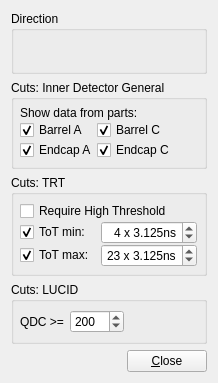
<ui version="4.0" >
 <class>RawDataSysSettingsCutsForm</class>
 <widget class="QWidget" name="RawDataSysSettingsCutsForm" >
  <property name="geometry" >
   <rect>
    <x>0</x>
    <y>0</y>
    <width>218</width>
    <height>383</height>
   </rect>
  </property>
  <property name="windowTitle" >
   <string>Form</string>
  </property>
  <layout class="QVBoxLayout" name="verticalLayout" >
   <item>
    <widget class="QGroupBox" name="groupBox_2" >
     <property name="title" >
      <string>Direction</string>
     </property>
     <layout class="QVBoxLayout" >
      <property name="margin" >
       <number>4</number>
      </property>
      <item>
       <widget class="VP1EtaPhiCutWidget" native="1" name="etaPhiCutWidget" />
      </item>
     </layout>
    </widget>
   </item>
   <item>
    <widget class="QGroupBox" name="groupBox_cuts_idgeneral" >
     <property name="title" >
      <string>Cuts: Inner Detector General</string>
     </property>
     <layout class="QHBoxLayout" name="_2" >
      <property name="spacing" >
       <number>0</number>
      </property>
      <property name="margin" >
       <number>6</number>
      </property>
      <item>
       <layout class="QGridLayout" name="_3" >
        <property name="horizontalSpacing" >
         <number>-1</number>
        </property>
        <property name="verticalSpacing" >
         <number>0</number>
        </property>
        <item row="0" column="0" colspan="2" >
         <widget class="QLabel" name="label_9" >
          <property name="text" >
           <string>Show data from parts:</string>
          </property>
         </widget>
        </item>
        <item row="1" column="0" >
         <widget class="QCheckBox" name="checkBox_cut_indet_barrelA" >
          <property name="text" >
           <string>Barrel A</string>
          </property>
          <property name="checked" >
           <bool>true</bool>
          </property>
         </widget>
        </item>
        <item row="1" column="1" >
         <widget class="QCheckBox" name="checkBox_cut_indet_barrelC" >
          <property name="text" >
           <string>Barrel C</string>
          </property>
          <property name="checked" >
           <bool>true</bool>
          </property>
         </widget>
        </item>
        <item row="2" column="0" >
         <widget class="QCheckBox" name="checkBox_cut_indet_endcapA" >
          <property name="text" >
           <string>Endcap A</string>
          </property>
          <property name="checked" >
           <bool>true</bool>
          </property>
         </widget>
        </item>
        <item row="2" column="1" >
         <widget class="QCheckBox" name="checkBox_cut_indet_endcapC" >
          <property name="text" >
           <string>Endcap C</string>
          </property>
          <property name="checked" >
           <bool>true</bool>
          </property>
         </widget>
        </item>
       </layout>
      </item>
      <item>
       <spacer>
        <property name="orientation" >
         <enum>Qt::Horizontal</enum>
        </property>
        <property name="sizeHint" stdset="0" >
         <size>
          <width>1</width>
          <height>20</height>
         </size>
        </property>
       </spacer>
      </item>
     </layout>
    </widget>
   </item>
   <item>
    <widget class="QGroupBox" name="groupBox_cuts_trt" >
     <property name="title" >
      <string>Cuts: TRT</string>
     </property>
     <layout class="QHBoxLayout" name="_4" >
      <property name="margin" >
       <number>6</number>
      </property>
      <item>
       <layout class="QGridLayout" name="_5" >
        <property name="horizontalSpacing" >
         <number>-1</number>
        </property>
        <property name="verticalSpacing" >
         <number>0</number>
        </property>
        <item row="0" column="0" colspan="2" >
         <widget class="QCheckBox" name="checkbox_cut_trt_needHT" >
          <property name="toolTip" >
           <string>If set, do not show TRT PRD which have the 'isNoise' flag set.</string>
          </property>
          <property name="text" >
           <string>Require High Threshold</string>
          </property>
          <property name="checked" >
           <bool>false</bool>
          </property>
         </widget>
        </item>
        <item row="1" column="0" >
         <widget class="QCheckBox" name="checkbox_cut_trt_TotMin" >
          <property name="toolTip" >
           <string>If set, do not show TRT PRD which have the 'isNoise' flag set.</string>
          </property>
          <property name="text" >
           <string>ToT min:</string>
          </property>
          <property name="checked" >
           <bool>true</bool>
          </property>
         </widget>
        </item>
        <item row="1" column="1" >
         <widget class="QSpinBox" name="spinBox_cut_trt_ToTMin" >
          <property name="alignment" >
           <set>Qt::AlignRight|Qt::AlignTrailing|Qt::AlignVCenter</set>
          </property>
          <property name="suffix" >
           <string> x 3.125ns</string>
          </property>
          <property name="maximum" >
           <number>24</number>
          </property>
          <property name="singleStep" >
           <number>1</number>
          </property>
          <property name="value" >
           <number>4</number>
          </property>
         </widget>
        </item>
        <item row="2" column="0" >
         <widget class="QCheckBox" name="checkbox_cut_trt_TotMax" >
          <property name="toolTip" >
           <string>If set, do not show TRT PRD which have the 'isNoise' flag set.</string>
          </property>
          <property name="text" >
           <string>ToT max:</string>
          </property>
          <property name="checked" >
           <bool>true</bool>
          </property>
         </widget>
        </item>
        <item row="2" column="1" >
         <widget class="QSpinBox" name="spinBox_cut_trt_ToTMax" >
          <property name="alignment" >
           <set>Qt::AlignRight|Qt::AlignTrailing|Qt::AlignVCenter</set>
          </property>
          <property name="suffix" >
           <string> x 3.125ns</string>
          </property>
          <property name="maximum" >
           <number>24</number>
          </property>
          <property name="singleStep" >
           <number>1</number>
          </property>
          <property name="value" >
           <number>23</number>
          </property>
         </widget>
        </item>
       </layout>
      </item>
      <item>
       <spacer>
        <property name="orientation" >
         <enum>Qt::Horizontal</enum>
        </property>
        <property name="sizeHint" stdset="0" >
         <size>
          <width>1</width>
          <height>20</height>
         </size>
        </property>
       </spacer>
      </item>
     </layout>
    </widget>
   </item>
   <item>
    <widget class="QGroupBox" name="groupBox" >
     <property name="title" >
      <string>Cuts: LUCID</string>
     </property>
     <layout class="QHBoxLayout" name="horizontalLayout" >
      <property name="margin" >
       <number>6</number>
      </property>
      <item>
       <widget class="QLabel" name="label" >
        <property name="text" >
         <string>QDC >=</string>
        </property>
       </widget>
      </item>
      <item>
       <widget class="QSpinBox" name="spinBox_lucid_qdc_min" >
        <property name="maximum" >
         <number>9999</number>
        </property>
        <property name="value" >
         <number>200</number>
        </property>
       </widget>
      </item>
      <item>
       <spacer name="horizontalSpacer" >
        <property name="orientation" >
         <enum>Qt::Horizontal</enum>
        </property>
        <property name="sizeHint" stdset="0" >
         <size>
          <width>72</width>
          <height>20</height>
         </size>
        </property>
       </spacer>
      </item>
     </layout>
    </widget>
   </item>
   <item>
    <layout class="QHBoxLayout" >
     <property name="spacing" >
      <number>0</number>
     </property>
     <item>
      <spacer>
       <property name="orientation" >
        <enum>Qt::Horizontal</enum>
       </property>
       <property name="sizeHint" stdset="0" >
        <size>
         <width>40</width>
         <height>20</height>
        </size>
       </property>
      </spacer>
     </item>
     <item>
      <widget class="QPushButton" name="pushButton_close" >
       <property name="text" >
        <string>&amp;Close</string>
       </property>
      </widget>
     </item>
    </layout>
   </item>
  </layout>
 </widget>
 <customwidgets>
  <customwidget>
   <class>VP1EtaPhiCutWidget</class>
   <extends>QWidget</extends>
   <header>VP1Base/VP1EtaPhiCutWidget.h</header>
   <container>1</container>
  </customwidget>
 </customwidgets>
 <resources/>
 <connections/>
</ui>
